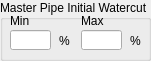
     <widget class="QGroupBox" name="groupBox_29">
      <property name="geometry">
       <rect>
        <x>10</x>
        <y>460</y>
        <width>151</width>
        <height>61</height>
       </rect>
      </property>
      <property name="title">
       <string>Master Pipe Initial Watercut</string>
      </property>
      <widget class="QLineEdit" name="lineEdit_75">
       <property name="geometry">
        <rect>
         <x>10</x>
         <y>30</y>
         <width>41</width>
         <height>20</height>
        </rect>
       </property>
       <property name="font">
        <font>
         <pointsize>10</pointsize>
         <weight>75</weight>
         <bold>true</bold>
         <strikeout>false</strikeout>
        </font>
       </property>
       <property name="alignment">
        <set>Qt::AlignCenter</set>
       </property>
      </widget>
      <widget class="QLabel" name="label_71">
       <property name="geometry">
        <rect>
         <x>59</x>
         <y>30</y>
         <width>16</width>
         <height>21</height>
        </rect>
       </property>
       <property name="text">
        <string>%</string>
       </property>
      </widget>
      <widget class="QLabel" name="label_72">
       <property name="geometry">
        <rect>
         <x>10</x>
         <y>10</y>
         <width>21</width>
         <height>21</height>
        </rect>
       </property>
       <property name="text">
        <string>Min</string>
       </property>
      </widget>
      <widget class="QLineEdit" name="lineEdit_76">
       <property name="geometry">
        <rect>
         <x>81</x>
         <y>30</y>
         <width>41</width>
         <height>20</height>
        </rect>
       </property>
       <property name="font">
        <font>
         <pointsize>10</pointsize>
         <weight>75</weight>
         <bold>true</bold>
         <strikeout>false</strikeout>
        </font>
       </property>
       <property name="alignment">
        <set>Qt::AlignCenter</set>
       </property>
      </widget>
      <widget class="QLabel" name="label_73">
       <property name="geometry">
        <rect>
         <x>81</x>
         <y>10</y>
         <width>31</width>
         <height>21</height>
        </rect>
       </property>
       <property name="text">
        <string>Max</string>
       </property>
      </widget>
      <widget class="QLabel" name="label_74">
       <property name="geometry">
        <rect>
         <x>130</x>
         <y>30</y>
         <width>16</width>
         <height>21</height>
        </rect>
       </property>
       <property name="text">
        <string>%</string>
       </property>
      </widget>
     </widget>
